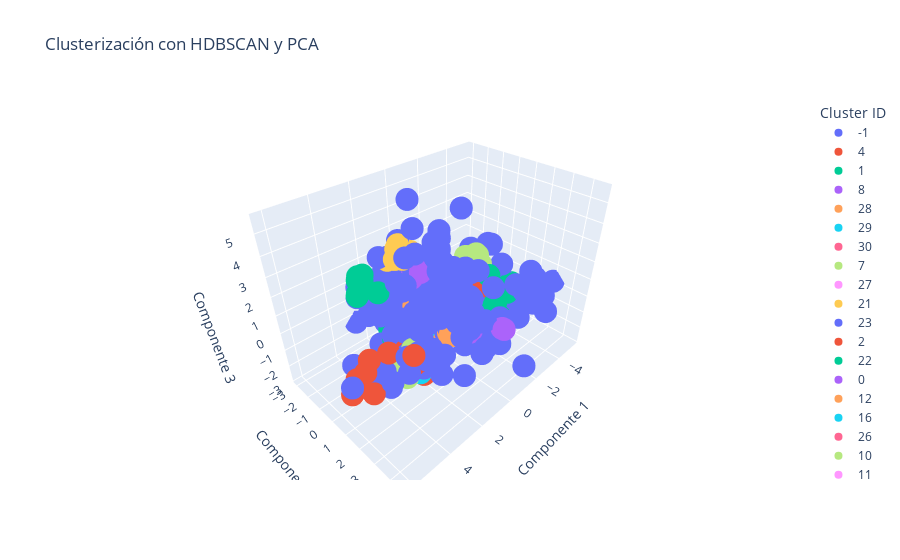

Notebook cell for this chart:
### Code cell
import plotly.express as px
pca = PCA(n_components=3)
X_pca = pca.fit_transform(X_scaled)

# Crear gráfico interactivo
fig = px.scatter_3d(
    x=X_pca[:, 0],
    y=X_pca[:, 1],
    z=X_pca[:, 2],
    color=df['cluster'].astype(str),
    title='Clusterización con HDBSCAN y PCA',
    labels={'x': 'Componente 1', 'y': 'Componente 2', 'z': 'Componente 3', 'color': 'Cluster ID'}
)

fig.show()

### Figure 1 — Plotly figure (JSON) as saved in the notebook; plotly's stock layout.template omitted (floating-point values rounded to 4 significant figures; data arrays with more than 128 entries replaced by an {"elided": "..."} marker saying what was removed)
{"data": [{"hovertemplate": "Cluster ID=-1<br>Componente 1=%{x}<br>Componente 2=%{y}<br>Componente 3=%{z}<extra></extra>", "legendgroup": "-1", "marker": {"color": "#636efa", "symbol": "circle"}, "mode": "markers", "name": "-1", "scene": "scene", "showlegend": true, "type": "scatter3d", "x": {"elided": "553 float values"}, "y": {"elided": "553 float values"}, "z": {"elided": "553 float values"}}, {"hovertemplate": "Cluster ID=4<br>Componente 1=%{x}<br>Componente 2=%{y}<br>Componente 3=%{z}<extra></extra>", "legendgroup": "4", "marker": {"color": "#EF553B", "symbol": "circle"}, "mode": "markers", "name": "4", "scene": "scene", "showlegend": true, "type": "scatter3d", "x": [4.769, 4.769, 4.769, 3.501, 3.938, 5.485, 3.938, 3.938, 5.149, 5.485, 5.485, 6.124, 5.278], "y": [0.8516, 0.8516, 0.8516, 2.214, 1.098, 0.8676, 1.098, 1.098, 1.06, 0.8676, 0.8676, 1.453, 1.69], "z": [0.0509, 0.0509, 0.0509, 0.3841, 0.06708, -0.5515, 0.06708, 0.06708, -0.2532, -0.5515, -0.5515, -0.4972, -0.9163]}, {"hovertemplate": "Cluster ID=1<br>Componente 1=%{x}<br>Componente 2=%{y}<br>Componente 3=%{z}<extra></extra>", "legendgroup": "1", "marker": {"color": "#00cc96", "symbol": "circle"}, "mode": "markers", "name": "1", "scene": "scene", "showlegend": true, "type": "scatter3d", "x": [-3.036, -4.112, -2.271, -3.446, -3.036, -3.01, -1.632, -2.172, -2.135, -2.215, -2.193, -2.202, -3.414, -3.122, -3.122, -3.83, -3.337, -3.122, -3.122, -3.162, -3.122, -3.122, -3.414, -3.519], "y": [1.858, 1.327, 1.26, 1.413, 1.858, 1.899, 2.545, 1.887, 1.837, 1.556, 1.631, 1.602, 2.509, 1.926, 1.926, 1.792, 1.386, 1.926, 1.926, 1.786, 1.926, 1.926, 2.509, 2.143], "z": [0.08596, -0.1205, 1.167, -0.07719, 0.08596, 0.1109, -0.2353, -0.03912, -0.2597, -0.7971, -0.6277, -0.7943, 0.4269, 0.5698, 0.5698, -0.1647, -0.1275, 0.5698, 0.5698, 0.2463, 0.5698, 0.5698, 0.4269, -0.4037]}, {"hovertemplate": "Cluster ID=8<br>Componente 1=%{x}<br>Componente 2=%{y}<br>Componente 3=%{z}<extra></extra>", "legendgroup": "8", "marker": {"color": "#ab63fa", "symbol": "circle"}, "mode": "markers", "name": "8", "scene": "scene", "showlegend": true, "type": "scatter3d", "x": [-2.698, -2.512, -2.573, -2.547, -2.705, -2.479, -2.777], "y": [0.2226, -0.1114, 0.1074, 0.1934, 0.1208, 0.09358, 0.1655], "z": [-0.8563, 0.6093, -0.01643, 0.01093, -0.06733, -0.03931, 0.00179]}, {"hovertemplate": "Cluster ID=28<br>Componente 1=%{x}<br>Componente 2=%{y}<br>Componente 3=%{z}<extra></extra>", "legendgroup": "28", "marker": {"color": "#FFA15A", "symbol": "circle"}, "mode": "markers", "name": "28", "scene": "scene", "showlegend": true, "type": "scatter3d", "x": [-0.0005155, 0.005135, -0.02029, 0.005135, 0.00587, -0.03807, 0.005135], "y": [0.08678, 0.08338, -0.01091, 0.08338, 0.08596, -0.006265, 0.08338], "z": [-0.476, -0.3037, -0.3063, -0.3037, -0.2979, -0.6091, -0.3037]}, {"hovertemplate": "Cluster ID=29<br>Componente 1=%{x}<br>Componente 2=%{y}<br>Componente 3=%{z}<extra></extra>", "legendgroup": "29", "marker": {"color": "#19d3f3", "symbol": "circle"}, "mode": "markers", "name": "29", "scene": "scene", "showlegend": true, "type": "scatter3d", "x": [0.007752, 0.007752, -0.002937, 0.007752, -0.01317, 0.007752, 0.007752, -0.002937, 0.02298, 0.02898, 0.01827, 0.01827, -0.0352], "y": [0.2236, 0.2236, 0.1862, 0.2236, 0.11, 0.2236, 0.2236, 0.1862, 0.277, 0.298, 0.2923, 0.2923, 0.06723], "z": [-0.4124, -0.4124, -0.4974, -0.4124, -0.4813, -0.4124, -0.4124, -0.4974, -0.2914, -0.2437, -0.4057, -0.4057, -0.7394]}, {"hovertemplate": "Cluster ID=30<br>Componente 1=%{x}<br>Componente 2=%{y}<br>Componente 3=%{z}<extra></extra>", "legendgroup": "30", "marker": {"color": "#FF6692", "symbol": "circle"}, "mode": "markers", "name": "30", "scene": "scene", "showlegend": true, "type": "scatter3d", "x": [-0.07239, -0.1193, -0.07202, -0.07868, -0.07239, -0.06829, -0.07239, -0.07834, -0.0746, -0.07767, -0.07871, -0.05638, -0.07871, -0.05744, -0.07727, -0.07799, -0.07751, -0.06348, -0.07433], "y": [-0.05701, -0.1541, -0.09612, -0.07906, -0.05701, -0.04267, -0.05701, -0.07786, -0.06475, -0.0755, -0.07915, -0.0009739, -0.07915, -0.004686, -0.04228, -0.08262, -0.08095, -0.06147, -0.09945], "z": [-1.049, -1.063, -0.9491, -1.099, -1.049, -1.017, -1.049, -1.097, -1.067, -1.091, -1.1, -0.9222, -1.1, -0.9306, -1.165, -1.08, -1.076, -0.8927, -0.9789]}, {"hovertemplate": "Cluster ID=7<br>Componente 1=%{x}<br>Componente 2=%{y}<br>Componente 3=%{z}<extra></extra>", "legendgroup": "7", "marker": {"color": "#B6E880", "symbol": "circle"}, "mode": "markers", "name": "7", "scene": "scene", "showlegend": true, "type": "scatter3d", "x": [-2.639, -2.258, -2.718, -2.328, -1.863, -1.961, -2.416], "y": [0.1809, 0.3555, 0.01506, 0.6542, 0.1263, -0.006947, 0.4612], "z": [1.681, 1.632, 1.666, 1.52, 1.452, 1.828, 1.455]}, {"hovertemplate": "Cluster ID=27<br>Componente 1=%{x}<br>Componente 2=%{y}<br>Componente 3=%{z}<extra></extra>", "legendgroup": "27", "marker": {"color": "#FF97FF", "symbol": "circle"}, "mode": "markers", "name": "27", "scene": "scene", "showlegend": true, "type": "scatter3d", "x": [-0.8136, -0.948, -0.9881, -0.02443, -0.5805, -0.8136, -0.8576, -0.4781, -0.4265, -0.773, -0.8923, -0.8923, 0.1951, -0.5619, -1.071, -0.4755, -0.4781, -0.7056, -0.8576, -0.177, -0.177], "y": [-1.218, -1.815, -0.8951, -1.976, -1.363, -1.218, -1.404, -2.014, -1.947, -1.9, -1.42, -1.42, -1.946, -0.8062, -0.9812, -1.647, -2.014, -1.677, -1.404, -1.019, -1.019], "z": [-0.5389, -0.1617, -0.3311, -0.3339, -0.4814, -0.5389, -0.2229, -0.1704, -0.2957, -0.2413, -0.2449, -0.2449, -0.4135, -0.3757, -0.1028, -0.2398, -0.1704, -0.2038, -0.2229, -0.3635, -0.3635]}, {"hovertemplate": "Cluster ID=21<br>Componente 1=%{x}<br>Componente 2=%{y}<br>Componente 3=%{z}<extra></extra>", "legendgroup": "21", "marker": {"color": "#FECB52", "symbol": "circle"}, "mode": "markers", "name": "21", "scene": "scene", "showlegend": true, "type": "scatter3d", "x": [1.074, 0.4121, 0.4773, 0.8768, 0.8611, 1.641, 0.2421, 0.3937, 1.074, 0.3428, 0.8267, 0.9162, 1.184, 1.482, 0.7764], "y": [-1.155, -1.728, -1.666, -1.476, -1.557, -1.536, -1.766, -1.377, -1.155, -1.969, -1.282, -1.63, -1.435, -1.212, -1.801], "z": [2.475, 1.653, 0.8637, 1.961, 2.188, 2.504, 1.293, 2.513, 2.475, 1.121, 1.962, 2.982, 2.934, 2.617, 2.013]}, {"hovertemplate": "Cluster ID=23<br>Componente 1=%{x}<br>Componente 2=%{y}<br>Componente 3=%{z}<extra></extra>", "legendgroup": "23", "marker": {"color": "#636efa", "symbol": "circle"}, "mode": "markers", "name": "23", "scene": "scene", "showlegend": true, "type": "scatter3d", "x": [-0.3277, -0.6994, -0.8409, -1.075, -0.6994, 0.1914, -0.3277, -0.3277, -0.4092, -0.03017, -0.5474, -0.03017, -0.4029, -0.4092, -0.4092, -0.5745], "y": [-1.129, -0.9935, -0.9031, -0.7608, -0.9935, -1.644, -1.129, -1.129, -0.9531, -1.404, -1.03, -1.404, -1.248, -0.9531, -0.9531, -1.271], "z": [0.6514, 0.1758, -0.3876, 0.07891, 0.1758, 0.1325, 0.6514, 0.6514, -0.2237, 0.2027, 0.2259, 0.2027, 0.7602, -0.2237, -0.2237, 0.5159]}, {"hovertemplate": "Cluster ID=2<br>Componente 1=%{x}<br>Componente 2=%{y}<br>Componente 3=%{z}<extra></extra>", "legendgroup": "2", "marker": {"color": "#EF553B", "symbol": "circle"}, "mode": "markers", "name": "2", "scene": "scene", "showlegend": true, "type": "scatter3d", "x": [-2.991, -2.259, -2.259, -2.539, -2.259, -2.259, -2.298, -2.259, -2.259, -2.492, -2.492, -2.991, -2.991, -3.305, -2.292], "y": [0.9734, 0.9217, 0.9217, 0.5845, 0.9217, 0.9217, 0.7819, 0.9217, 0.9217, 0.8221, 0.8221, 0.9734, 0.9734, 0.7931, 0.8414], "z": [0.501, 0.386, 0.386, 0.4004, 0.386, 0.386, 0.06257, 0.386, 0.386, 0.09552, 0.09552, 0.501, 0.501, 0.2583, 0.6729]}, {"hovertemplate": "Cluster ID=22<br>Componente 1=%{x}<br>Componente 2=%{y}<br>Componente 3=%{z}<extra></extra>", "legendgroup": "22", "marker": {"color": "#00cc96", "symbol": "circle"}, "mode": "markers", "name": "22", "scene": "scene", "showlegend": true, "type": "scatter3d", "x": [2.438, 2.014, 2.586, 2.642, 2.643, 1.913, 2.316, 1.946, 1.746, 2.191, 1.818, 2.634], "y": [-0.3922, -0.439, -0.3904, -0.1933, -0.1893, -1.569, -0.8096, -0.8551, -0.564, -1.038, -0.8892, -0.2227], "z": [-1.241, -0.8614, -1.106, -0.6592, -0.65, -0.8416, -0.7324, -0.6695, -0.903, -0.9633, -0.9918, -0.7258]}, {"hovertemplate": "Cluster ID=0<br>Componente 1=%{x}<br>Componente 2=%{y}<br>Componente 3=%{z}<extra></extra>", "legendgroup": "0", "marker": {"color": "#ab63fa", "symbol": "circle"}, "mode": "markers", "name": "0", "scene": "scene", "showlegend": true, "type": "scatter3d", "x": [-0.696, -0.7694, 0.06556, 0.08106, 0.08106], "y": [3.575, 3.407, 2.254, 2.308, 2.308], "z": [0.07826, -0.006177, -0.4161, -0.293, -0.293]}, {"hovertemplate": "Cluster ID=12<br>Componente 1=%{x}<br>Componente 2=%{y}<br>Componente 3=%{z}<extra></extra>", "legendgroup": "12", "marker": {"color": "#FFA15A", "symbol": "circle"}, "mode": "markers", "name": "12", "scene": "scene", "showlegend": true, "type": "scatter3d", "x": [-0.3678, -0.2018, 1.229, 0.9925, 0.9083, 0.5432, 0.522, 1.049, 0.9535, 0.7175, 0.9065, 0.3891, 0.5398, 0.06807, 0.5483, 0.5368, 0.5292, 0.8749, 0.8213, 0.8104, 0.6759, 0.5806, 0.3446, -0.1494], "y": [1.498, 0.7807, 2.092, 1.89, 1.808, 1.688, 1.619, 2.308, 2.044, 1.48, 1.659, 1.685, 1.076, 0.7958, 1.703, 1.144, 1.117, 1.229, 1.041, 1.003, 2.02, 1.757, 1.192, 1.512], "z": [-1.135, -1.407, 0.07065, 0.1447, -0.3851, -0.5971, -0.7367, 0.241, -0.1254, -0.5366, -0.000243, -0.7192, -0.5579, -1.101, -0.6241, -0.4351, -0.4953, -1.106, -1.532, -1.618, 0.4149, 0.04845, -0.3627, -1.164]}, {"hovertemplate": "Cluster ID=16<br>Componente 1=%{x}<br>Componente 2=%{y}<br>Componente 3=%{z}<extra></extra>", "legendgroup": "16", "marker": {"color": "#19d3f3", "symbol": "circle"}, "mode": "markers", "name": "16", "scene": "scene", "showlegend": true, "type": "scatter3d", "x": [-1.877, -1.639, -1.639, -1.639, -1.639, -1.639, -1.639, -1.33], "y": [-1.678, -1.819, -1.819, -1.819, -1.819, -1.819, -1.819, -1.816], "z": [-0.623, -0.6559, -0.6559, -0.6559, -0.6559, -0.6559, -0.6559, -0.4107]}, {"hovertemplate": "Cluster ID=26<br>Componente 1=%{x}<br>Componente 2=%{y}<br>Componente 3=%{z}<extra></extra>", "legendgroup": "26", "marker": {"color": "#FF6692", "symbol": "circle"}, "mode": "markers", "name": "26", "scene": "scene", "showlegend": true, "type": "scatter3d", "x": [-0.46, -0.46, -0.7902, -0.8187, -0.8187], "y": [-0.4209, -0.4209, -0.7343, -0.6596, -0.6596], "z": [-0.3839, -0.3839, -0.1661, -0.1768, -0.1768]}, {"hovertemplate": "Cluster ID=10<br>Componente 1=%{x}<br>Componente 2=%{y}<br>Componente 3=%{z}<extra></extra>", "legendgroup": "10", "marker": {"color": "#B6E880", "symbol": "circle"}, "mode": "markers", "name": "10", "scene": "scene", "showlegend": true, "type": "scatter3d", "x": [-3.39, -3.39, -3.39, -3.39, -3.39, -3.39], "y": [0.748, 0.748, 0.748, 0.748, 0.748, 0.748], "z": [-0.1522, -0.1522, -0.1522, -0.1522, -0.1522, -0.1522]}, {"hovertemplate": "Cluster ID=11<br>Componente 1=%{x}<br>Componente 2=%{y}<br>Componente 3=%{z}<extra></extra>", "legendgroup": "11", "marker": {"color": "#FF97FF", "symbol": "circle"}, "mode": "markers", "name": "11", "scene": "scene", "showlegend": true, "type": "scatter3d", "x": [-3.368, -3.368, -3.368, -3.368, -3.368, -3.368, -3.368], "y": [0.7421, 0.7421, 0.7421, 0.7421, 0.7421, 0.7421, 0.7421], "z": [-0.1569, -0.1569, -0.1569, -0.1569, -0.1569, -0.1569, -0.1569]}, {"hovertemplate": "Cluster ID=25<br>Componente 1=%{x}<br>Componente 2=%{y}<br>Componente 3=%{z}<extra></extra>", "legendgroup": "25", "marker": {"color": "#FECB52", "symbol": "circle"}, "mode": "markers", "name": "25", "scene": "scene", "showlegend": true, "type": "scatter3d", "x": [0.6325, 0.536, 0.5856, 0.536, 0.8169, 0.9232, 0.6685], "y": [-1.03, -1.007, -0.9736, -1.007, -1.108, -0.7907, -1.55], "z": [-0.4702, -0.4727, -0.4641, -0.4727, 0.01076, -0.8505, -0.4249]}, {"hovertemplate": "Cluster ID=24<br>Componente 1=%{x}<br>Componente 2=%{y}<br>Componente 3=%{z}<extra></extra>", "legendgroup": "24", "marker": {"color": "#636efa", "symbol": "circle"}, "mode": "markers", "name": "24", "scene": "scene", "showlegend": true, "type": "scatter3d", "x": [-0.1196, -0.09135, -0.09135, -0.1196, -0.2832, -0.2832, -0.6618], "y": [0.3447, 0.4437, 0.4437, 0.3447, 0.4005, 0.4005, 0.7494], "z": [0.07552, 0.3, 0.3, 0.07552, 0.3395, 0.3395, 0.3208]}, {"hovertemplate": "Cluster ID=15<br>Componente 1=%{x}<br>Componente 2=%{y}<br>Componente 3=%{z}<extra></extra>", "legendgroup": "15", "marker": {"color": "#EF553B", "symbol": "circle"}, "mode": "markers", "name": "15", "scene": "scene", "showlegend": true, "type": "scatter3d", "x": [-0.4158, 0.4048, -0.1747, 0.3678, 0.4109, 0.5376, -0.2969, -0.4939, 0.948], "y": [-2.469, -2.7, -2.762, -2.637, -2.692, -2.657, -3.07, -2.505, -2.066], "z": [0.9496, 0.4041, 1.525, 0.8797, 0.8911, 1.436, 1.297, 0.3857, 0.5383]}, {"hovertemplate": "Cluster ID=14<br>Componente 1=%{x}<br>Componente 2=%{y}<br>Componente 3=%{z}<extra></extra>", "legendgroup": "14", "marker": {"color": "#00cc96", "symbol": "circle"}, "mode": "markers", "name": "14", "scene": "scene", "showlegend": true, "type": "scatter3d", "x": [3.438, 3.414, 2.782, 3.306, 3.274, 3.239, 3.25, 3.316, 3.079], "y": [-1.512, -1.597, -0.8853, -1.227, -1.575, -1.699, -1.659, -1.501, -1.512], "z": [1.547, 1.362, 1.603, 2.246, 2.365, 2.084, 2.181, 2.379, 2.384]}, {"hovertemplate": "Cluster ID=20<br>Componente 1=%{x}<br>Componente 2=%{y}<br>Componente 3=%{z}<extra></extra>", "legendgroup": "20", "marker": {"color": "#ab63fa", "symbol": "circle"}, "mode": "markers", "name": "20", "scene": "scene", "showlegend": true, "type": "scatter3d", "x": [0.8096, 0.9197, 0.4758, 0.7195, 1.216, 1.147], "y": [-0.8914, -0.7504, -0.9489, -0.3377, -1.43, -1.273], "z": [1.642, 1.543, 2.107, 1.975, 1.79, 1.658]}, {"hovertemplate": "Cluster ID=9<br>Componente 1=%{x}<br>Componente 2=%{y}<br>Componente 3=%{z}<extra></extra>", "legendgroup": "9", "marker": {"color": "#FFA15A", "symbol": "circle"}, "mode": "markers", "name": "9", "scene": "scene", "showlegend": true, "type": "scatter3d", "x": [0.855, 0.8019, 1.318, 1.318, 1.318], "y": [-0.578, -0.2646, -0.2019, -0.2019, -0.2019], "z": [-0.9762, -0.05385, 0.4376, 0.4376, 0.4376]}, {"hovertemplate": "Cluster ID=5<br>Componente 1=%{x}<br>Componente 2=%{y}<br>Componente 3=%{z}<extra></extra>", "legendgroup": "5", "marker": {"color": "#19d3f3", "symbol": "circle"}, "mode": "markers", "name": "5", "scene": "scene", "showlegend": true, "type": "scatter3d", "x": [2.716, 2.633, 1.507, 1.515, 2.146, 2.125, 1.678, 1.731], "y": [1.678, 1.487, 0.6614, 0.5733, 0.8171, 0.748, 0.784, 0.5413], "z": [-1.561, -1.661, -0.156, -0.1397, -0.6745, -0.8142, -0.283, -0.2719]}, {"hovertemplate": "Cluster ID=13<br>Componente 1=%{x}<br>Componente 2=%{y}<br>Componente 3=%{z}<extra></extra>", "legendgroup": "13", "marker": {"color": "#FF6692", "symbol": "circle"}, "mode": "markers", "name": "13", "scene": "scene", "showlegend": true, "type": "scatter3d", "x": [-1.219, -1.088, -0.9186, -1.082, -0.7234, -0.576, -0.5981, -0.5973, -0.9416, -1.276, -1.211, -1.068, -1.219, -1.114, -0.9186, -0.9976, -1.003, -0.6131, -0.5981, -1.162, -1.276], "y": [0.2055, -0.2446, 0.2978, -0.2097, -0.3002, 0.09252, 0.05408, 0.1035, -0.3289, -0.3134, -0.1225, 0.05114, 0.2055, 0.06675, 0.2978, 0.02727, 0.0527, 0.1667, 0.05408, -0.3164, -0.3134], "z": [0.0354, -1.0, 0.3283, -0.2875, 0.08955, 0.5704, -0.1046, -0.03492, -0.1158, -0.3838, -0.07412, 0.4247, 0.0354, 0.04728, 0.3283, -0.1781, -0.3253, -0.6664, -0.1046, -0.1018, -0.3838]}, {"hovertemplate": "Cluster ID=3<br>Componente 1=%{x}<br>Componente 2=%{y}<br>Componente 3=%{z}<extra></extra>", "legendgroup": "3", "marker": {"color": "#B6E880", "symbol": "circle"}, "mode": "markers", "name": "3", "scene": "scene", "showlegend": true, "type": "scatter3d", "x": [3.482, 3.482, 3.884, 3.838, 3.227, 3.794, 4.054, 3.646, 3.912, 4.263, 3.794, 3.884, 3.141], "y": [1.604, 1.604, 0.4527, 0.4853, 0.3938, 1.15, 1.618, 1.885, 1.046, 1.003, 1.15, 0.4527, 1.717], "z": [-0.4333, -0.4333, -1.454, -1.455, -1.787, -1.064, -0.9831, -1.026, -0.9914, -1.203, -1.064, -1.454, 0.1611]}, {"hovertemplate": "Cluster ID=17<br>Componente 1=%{x}<br>Componente 2=%{y}<br>Componente 3=%{z}<extra></extra>", "legendgroup": "17", "marker": {"color": "#FF97FF", "symbol": "circle"}, "mode": "markers", "name": "17", "scene": "scene", "showlegend": true, "type": "scatter3d", "x": [-0.9278, -1.215, -0.7607, -0.7607, -1.215, -0.7607, -1.215, -1.483, -1.483, -1.483, -1.277], "y": [-2.011, -1.981, -2.052, -2.052, -1.981, -2.052, -1.981, -1.865, -1.865, -1.865, -1.836], "z": [-1.223, -1.133, -1.197, -1.197, -1.133, -1.197, -1.133, -1.074, -1.074, -1.074, -1.1]}, {"hovertemplate": "Cluster ID=18<br>Componente 1=%{x}<br>Componente 2=%{y}<br>Componente 3=%{z}<extra></extra>", "legendgroup": "18", "marker": {"color": "#FECB52", "symbol": "circle"}, "mode": "markers", "name": "18", "scene": "scene", "showlegend": true, "type": "scatter3d", "x": [-0.5242, -0.5242, -0.5242, -0.5242, -0.5242, -0.5242], "y": [-2.498, -2.498, -2.498, -2.498, -2.498, -2.498], "z": [-0.44, -0.44, -0.44, -0.44, -0.44, -0.44]}, {"hovertemplate": "Cluster ID=19<br>Componente 1=%{x}<br>Componente 2=%{y}<br>Componente 3=%{z}<extra></extra>", "legendgroup": "19", "marker": {"color": "#636efa", "symbol": "circle"}, "mode": "markers", "name": "19", "scene": "scene", "showlegend": true, "type": "scatter3d", "x": [-0.5452, -0.5452, -0.5452, -0.5452, -0.5452, -0.5452, -0.5452], "y": [-2.537, -2.537, -2.537, -2.537, -2.537, -2.537, -2.537], "z": [-0.4524, -0.4524, -0.4524, -0.4524, -0.4524, -0.4524, -0.4524]}, {"hovertemplate": "Cluster ID=6<br>Componente 1=%{x}<br>Componente 2=%{y}<br>Componente 3=%{z}<extra></extra>", "legendgroup": "6", "marker": {"color": "#EF553B", "symbol": "circle"}, "mode": "markers", "name": "6", "scene": "scene", "showlegend": true, "type": "scatter3d", "x": [2.922, 2.837, 3.181, 3.266, 2.922, 2.837, 3.266, 3.181, 2.496, 2.929, 2.86, 2.859, 2.81], "y": [1.942, 1.655, 1.627, 1.915, 1.942, 1.655, 1.915, 1.627, 1.679, 1.612, 1.371, 1.365, 0.8884], "z": [-0.5097, -1.122, -1.14, -0.5281, -0.5097, -1.122, -0.5281, -1.14, -1.818, -0.751, -1.298, -1.311, -0.6165]}], "layout": {"legend": {"title": {"text": "Cluster ID"}, "tracegroupgap": 0}, "scene": {"domain": {"x": [0, 1], "y": [0, 1]}, "xaxis": {"title": {"text": "Componente 1"}}, "yaxis": {"title": {"text": "Componente 2"}}, "zaxis": {"title": {"text": "Componente 3"}}}, "title": {"text": "Clusterización con HDBSCAN y PCA"}}}
